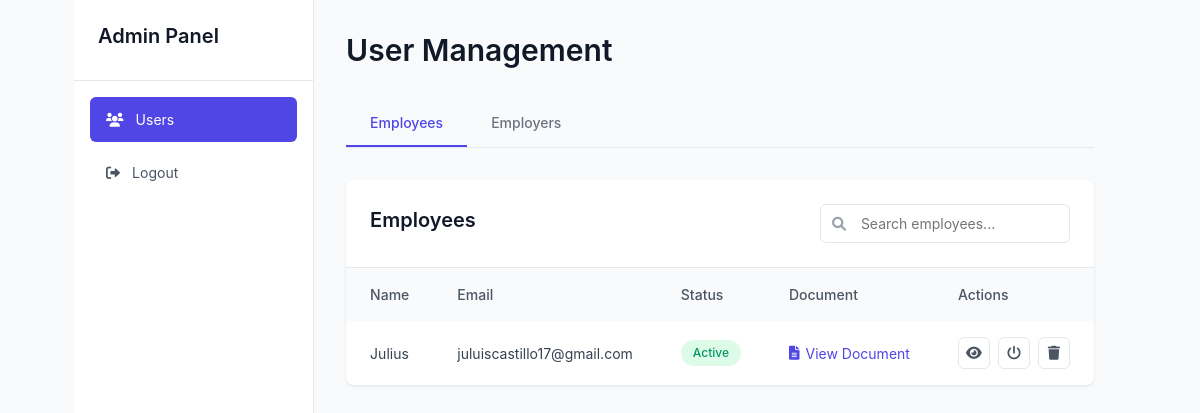
/secret-admin/dashboard/ (signed in), run on an earlier commit of the app's database.
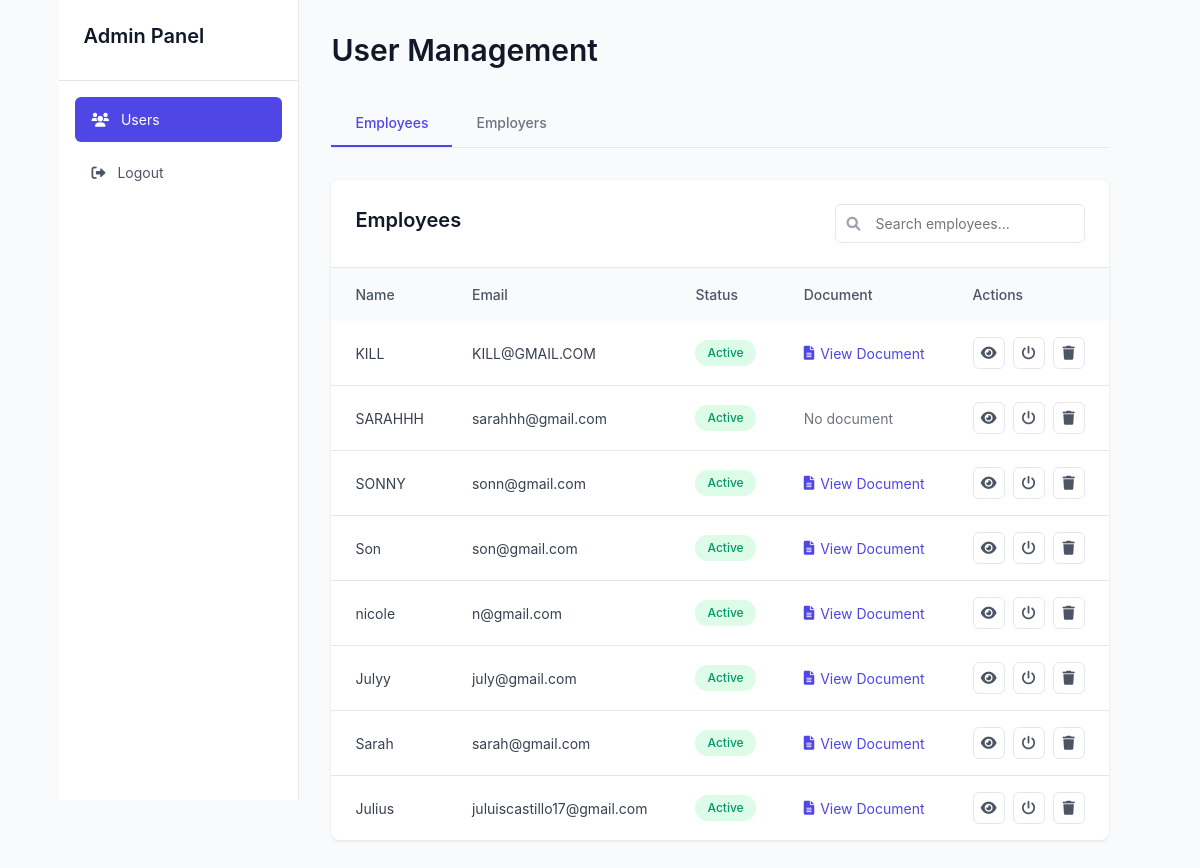
And on a later commit of the database.
### employee/models.py (models this page shows, shortened)
class Employee(models.Model):
    username = models.CharField(max_length=150, unique=True)
    email = models.EmailField(unique=True)
    password = models.CharField(max_length=128)
    first_name = models.CharField(max_length=50, blank=True)
    last_name = models.CharField(max_length=50, blank=True)
    phone = models.CharField(max_length=20, blank=True)
    location = models.CharField(max_length=100, blank=True)
    bio = models.TextField(blank=True)
    job_title = models.CharField(max_length=100, blank=True)
    skills = models.TextField(blank=True)  # Store as comma-separated values
    years_of_experience = models.PositiveIntegerField(default=0)
    education = models.TextField(blank=True)
    certifications = models.TextField(blank=True)  # Store as comma-separated values
    preferred_job_type = models.CharField(max_length=50, blank=True)
    expected_salary = models.DecimalField(max_digits=10, decimal_places=2, null=True, blank=True)
    remote_work_preference = models.BooleanField(default=False)
    willing_to_relocate = models.BooleanField(default=False)
    last_login = models.DateTimeField(null=True, blank=True)
    date_joined = models.DateTimeField(default=timezone.now)
    is_active = models.BooleanField(default=True)
    document = models.FileField(upload_to='employee_documents/', blank=True, null=True)
    document_name = models.CharField(max_length=100, blank=True)

### admin_panel/views.py (the view)
# urls.py: path('dashboard/', views.admin_dashboard, name='admin_dashboard'),
@login_required
@user_passes_test(is_admin)
def admin_dashboard(request):
    try:
        employees = Employee.objects.all().order_by('-date_joined')
        employers = Employer.objects.all().order_by('-date_joined')
        context = {
            'employees': employees,
            'employers': employers,
        }
        return render(request, 'admin_panel/dashboard.html', context)
    except Exception as e:
        messages.error(request, f'Error loading dashboard: {str(e)}')
        return render(request, 'admin_panel/dashboard.html', {'employees': [], 'employers': []})

### admin_panel/views.py (called while the page is built)
def is_admin(user):
    return user.is_authenticated and user.is_admin

### admin_panel/templates/admin_panel/dashboard.html (shortened to what this page needs)
{% extends "base.html" %}
{% load static %}
{% block extra_css %}
<link rel="stylesheet" href="{% static 'css/admin_panel.css' %}">
{% endblock %}
{% block content %}
<div class="admin-dashboard">
    <aside class="sidebar">
        <div class="sidebar-header">
            <h2>Admin Panel</h2>
        </div>
        <nav class="sidebar-nav">
            <a href="#" class="nav-item active">
                <i class="fas fa-users"></i>
                Users
            </a>
            <a href="{% url 'admin_logout' %}" class="nav-item">
                <i class="fas fa-sign-out-alt"></i>
                Logout
            </a>
        </nav>
    </aside>
    <main class="main-content">
        <div class="content-header">
            <h1>User Management</h1>
        </div>
        <div class="tabs">
            <button class="tab-btn active" data-tab="employees">
                Employees
            </button>
            <button class="tab-btn" data-tab="employers">
                Employers
            </button>
        </div>
        <div class="tab-content active" id="employees-content">
            <div class="table-container">
                <div class="table-header">
                    <h2>Employees</h2>
                    <div class="table-actions">
                        <div class="search-box">
                            <i class="fas fa-search"></i>
                            <input type="text" placeholder="Search employees...">
                        </div>
                    </div>
                </div>
                <table class="data-table">
                    <thead>
                        <tr>
                            <th>Name</th>
                            <th>Email</th>
                            <th>Status</th>
                            <th>Document</th>
                            <th>Actions</th>
                        </tr>
                    </thead>
                    <tbody>
                        {% for employee in employees %}
                        <tr>
                            <td>{{ employee.username }}</td>
                            <td>{{ employee.email }}</td>
                            <td>
                                <span class="status-badge {% if employee.is_active %}active{% else %}inactive{% endif %}">
                                    {% if employee.is_active %}Active{% else %}Inactive{% endif %}
                                </span>
                            </td>
                            <td>
                                {% if employee.document %}
                                <a href="{{ employee.document.url }}" target="_blank" class="document-link">
                                    <i class="fas fa-file-alt"></i>
                                    View Document
                                </a>
                                {% else %}
                                <span class="text-muted">No document</span>
                                {% endif %}
                            </td>
                            <td>
                                <div class="action-buttons">
                                    <button class="btn-icon" onclick="viewUser('employee', '{{ employee.id }}')" title="View Details">
                                        <i class="fas fa-eye"></i>
                                    </button>
                                    <button class="btn-icon" onclick="toggleStatus('employee', '{{ employee.id }}')" title="Toggle Status">
                                        <i class="fas fa-power-off"></i>
                                    </button>
                                    <button class="btn-icon delete" onclick="deleteUser('employee', '{{ employee.id }}')" title="Delete">
                                        <i class="fas fa-trash"></i>
                                    </button>
                                </div>
                            </td>
                        </tr>
                        {% empty %}
                        <tr>
                            <td colspan="5" class="text-center">No employees found</td>
                        </tr>
                        {% endfor %}
                    </tbody>
                </table>
            </div>
        </div>
    </main>
</div>
{% endblock %}

### templates/base.html (shortened to what this page needs)
<!DOCTYPE html>
<html lang="en">
<head>
    {% load static %}
    <link rel="stylesheet" href="https://cdnjs.cloudflare.com/ajax/libs/font-awesome/6.0.0/css/all.min.css">
    <link rel="stylesheet" href="https://unpkg.com/leaflet@1.9.4/dist/leaflet.css"
/>
    <link href="https://cdn.jsdelivr.net/npm/bootstrap@5.1.3/dist/css/bootstrap.min.css" rel="stylesheet">
    <link rel="stylesheet" href="{% static 'css/auth.css' %}">
    {% block extra_css %}{% endblock %}
</head>
<body>
    {% block content %}{% endblock %}
    <div id="toastContainer" class="toast-container position-fixed bottom-0 end-0 p-3"></div>
</body>
</html>

### static/css/auth.css (style rules this page uses)
:root { --primary-blue: #3144a2; --light-gray: #bcbdbd; --black: #000000; --light-blue: #7987c2; --white: #ffffff; }
body { font-family: "Montserrat", sans-serif; margin: 0; padding: 0; min-height: 100vh; background-color: #f5f5f5; display: flex; align-items: center; justify-content: center; }

### static/css/admin_panel.css (style rules this page uses)
:root { --primary: #4f46e5; --primary-dark: #4338ca; --success: #10b981; --warning: #f59e0b; --danger: #ef4444; --gray-50: #f9fafb; --gray-100: #f3f4f6; --gray-200: #e5e7eb; --gray-300: #d1d5db; --gray-400: #9ca3af; --gray-500: #6b7280; --gray-600: #4b5563; --gray-700: #374151; --gray-800: #1f2937; --gray-900: #111827; }
* { margin: 0; padding: 0; box-sizing: border-box; }
body { font-family: "Inter", -apple-system, BlinkMacSystemFont, "Segoe UI", Roboto, sans-serif; font-size: 14px; line-height: 1.5; color: var(--gray-700); background-color: var(--gray-50); }
.admin-dashboard { display: flex; min-height: 100vh; }
.sidebar { width: 240px; background-color: white; border-right: 1px solid var(--gray-200); position: fixed; height: 100vh; z-index: 10; }
.sidebar-header { padding: 1.5rem; border-bottom: 1px solid var(--gray-200); }
.sidebar-header h2 { font-size: 1.25rem; font-weight: 600; color: var(--gray-900); }
.sidebar-nav { padding: 1rem; }
.nav-item { display: flex; align-items: center; padding: 0.75rem 1rem; color: var(--gray-600); text-decoration: none; border-radius: 0.375rem; margin-bottom: 0.5rem; transition: all 0.2s; }
.nav-item.active { background-color: var(--primary); color: white; }
.nav-item i { margin-right: 0.75rem; }
.main-content { flex: 1; margin-left: 240px; padding: 2rem; }
.content-header { margin-bottom: 2rem; }
.content-header h1 { font-size: 1.875rem; font-weight: 600; color: var(--gray-900); }
.tabs { display: flex; border-bottom: 1px solid var(--gray-200); margin-bottom: 2rem; }
.tab-btn { padding: 0.75rem 1.5rem; font-size: 0.875rem; font-weight: 500; color: var(--gray-500); background: none; border: none; border-bottom: 2px solid transparent; cursor: pointer; transition: all 0.2s; }
.tab-btn.active { color: var(--primary); border-bottom-color: var(--primary); }
.tab-content { display: none; }
.tab-content.active { display: block; }
.table-container { background-color: white; border-radius: 0.5rem; box-shadow: 0 1px 3px 0 rgba(0, 0, 0, 0.1); }
.table-header { padding: 1.5rem; border-bottom: 1px solid var(--gray-200); display: flex; justify-content: space-between; align-items: center; }
.table-header h2 { font-size: 1.25rem; font-weight: 600; color: var(--gray-900); }
.table-actions { display: flex; gap: 1rem; }
.search-box { position: relative; }
.search-box input { padding: 0.5rem 1rem 0.5rem 2.5rem; border: 1px solid var(--gray-200); border-radius: 0.375rem; width: 250px; }
.search-box i { position: absolute; left: 0.75rem; top: 50%; transform: translateY(-50%); color: var(--gray-400); }
.data-table { width: 100%; border-collapse: collapse; }
.data-table th, .data-table td { padding: 1rem 1.5rem; text-align: left; }
.data-table th { background-color: var(--gray-50); font-weight: 500; color: var(--gray-600); font-size: 0.875rem; }
.data-table td { border-bottom: 1px solid var(--gray-200); }
.data-table tr:last-child td { border-bottom: none; }
.status-badge { display: inline-flex; align-items: center; padding: 0.25rem 0.75rem; border-radius: 9999px; font-size: 0.75rem; font-weight: 500; }
.status-badge.active, .status-badge.verified { background-color: #dcfce7; color: #059669; }
.action-buttons { display: flex; gap: 0.5rem; }
.btn-icon { width: 32px; height: 32px; display: flex; align-items: center; justify-content: center; border: 1px solid var(--gray-200); border-radius: 0.375rem; background-color: white; color: var(--gray-600); cursor: pointer; transition: all 0.2s; }
.document-link { display: inline-flex; align-items: center; gap: 0.375rem; color: var(--primary); text-decoration: none; font-size: 0.875rem; }
.text-muted { color: var(--gray-500); }

What changed in the data, as far as the page shows it:
added Employee: username "KILL", email "KILL@GMAIL.COM", is_active "Active"
added Employee: username "SARAHHH", email "sarahhh@gmail.com", is_active "Active", document "No document"
added Employee: username "SONNY", email "sonn@gmail.com", is_active "Active"
added Employee: username "Son", email "son@gmail.com", is_active "Active"
added Employee: username "nicole", email "n@gmail.com", is_active "Active"
added Employee: username "Julyy", email "july@gmail.com", is_active "Active"
added Employee: username "Sarah", email "sarah@gmail.com", is_active "Active"
